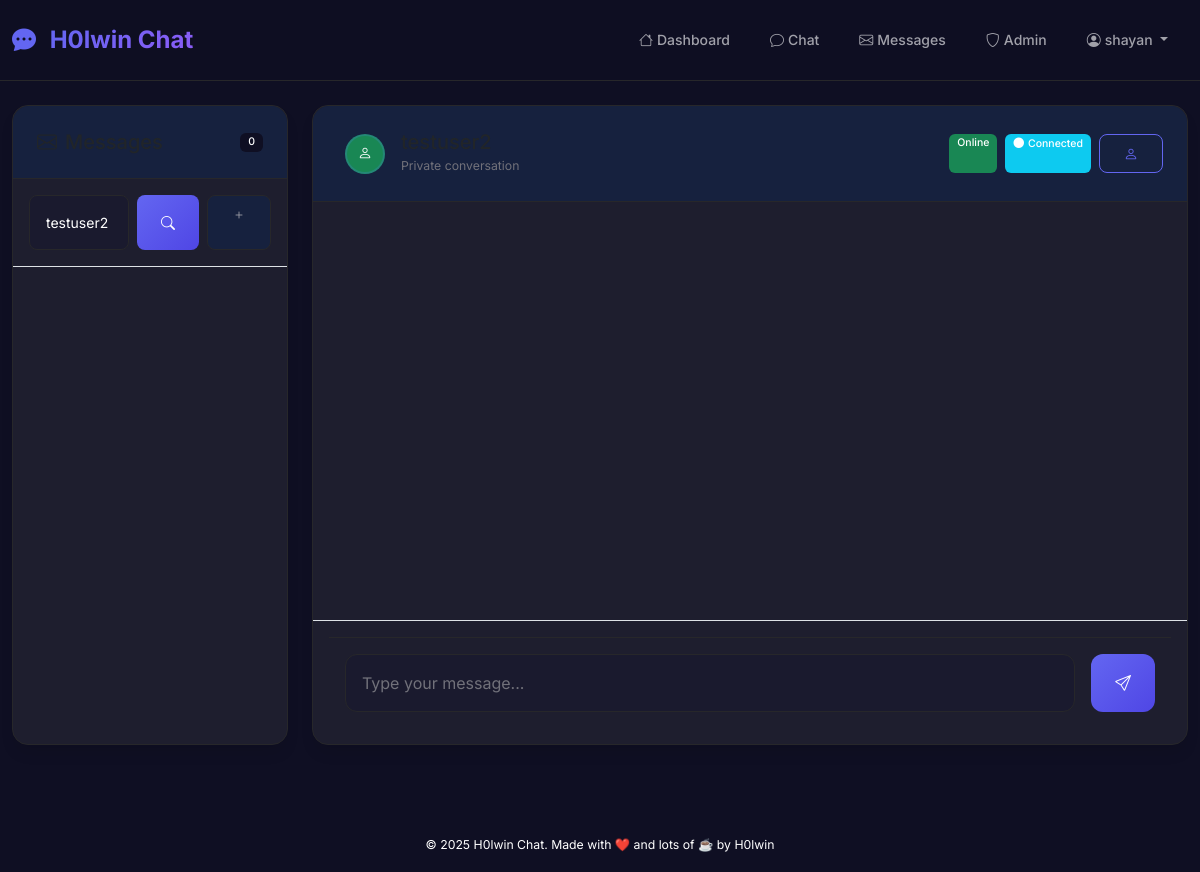
The app's page /pm/testuser2 (signed in) with its own data.
### tables this page shows
CREATE TABLE settings (
            key TEXT PRIMARY KEY,
            value TEXT
        );

CREATE TABLE "users" (
                    id INTEGER PRIMARY KEY AUTOINCREMENT,
                    username TEXT UNIQUE NOT NULL,
                    email TEXT UNIQUE NOT NULL,
                    hashed_password TEXT NOT NULL,
                    is_admin INTEGER DEFAULT 0,
                    created_at TIMESTAMP DEFAULT CURRENT_TIMESTAMP
                , display_name TEXT, bio TEXT, birth_date DATE, profile_image TEXT, last_seen TIMESTAMP);

### backend/app.py (the view)
@app.route('/pm/<username>')
@login_required
def pm_chat(username):
    if username == current_user.username:
        flash('Cannot send private messages to yourself.', 'warning')
        return redirect(url_for('pm_index'))
    target_user = get_user_by_username(username)
    if not target_user:
        flash('User not found.', 'danger')
        return redirect(url_for('pm_index'))
    return render_template('pm.html', target_username=target_user.username)

### backend/app.py (called while the page is built)
@login_manager.user_loader
def load_user(user_id):
    return get_user_by_id(user_id)

def get_db():
    db_path = os.path.join(os.path.dirname(__file__), 'db', 'chatroom.db')
    return sqlite3.connect(db_path)

def get_setting(key, default=None):
    with get_db() as conn:
        cur = conn.cursor()
        cur.execute('SELECT value FROM settings WHERE key = ?', (key,))
        row = cur.fetchone()
        return row[0] if row else default

@app.context_processor
def inject_site_name():
    site_name = get_setting('site_name', 'ChatRoom')
    return dict(site_name=site_name)

### backend/auth.py (called while the page is built)
def get_user_by_id(user_id):
    conn = sqlite3.connect(DB_PATH)
    cur = conn.cursor()
    cur.execute('''SELECT id, username, email, hashed_password, is_admin, created_at,
                   display_name, bio, birth_date, profile_image FROM users WHERE id = ?''', (user_id,))
    row = cur.fetchone()
    conn.close()
    if row:
        return User(*row)
    return None

def get_user_by_username(username):
    conn = sqlite3.connect(DB_PATH)
    cur = conn.cursor()
    cur.execute('''SELECT id, username, email, hashed_password, is_admin, created_at,
                   display_name, bio, birth_date, profile_image FROM users WHERE username = ?''', (username,))
    row = cur.fetchone()
    conn.close()
    if row:
        return User(*row)
    return None

### frontend/templates/pm.html (shortened to what this page needs)
{% extends 'base.html' %}
{% block content %}
<div class="container-fluid">
    <div class="row">
        <div class="col-md-4 col-lg-3">
            <div class="card h-100" style="min-height: 80vh;">
                <div class="card-header d-flex justify-content-between align-items-center">
                    <h5 class="mb-0">
                        <i class="bi bi-envelope me-2"></i>Messages
                    </h5>
                    <span class="badge bg-primary" id="chat-count">0</span>
                </div>
                <div class="card-body p-0">
                    <div class="p-3 border-bottom">
                        <form id="user-search-form" class="d-flex gap-2">
                            <input type="text" id="user-search-input" class="form-control form-control-sm"
                                   placeholder="Search user..." value="{{ target_username or '' }}" required>
                            <button class="btn btn-sm btn-primary" type="submit">
                                <i class="bi bi-search"></i>
                            </button>
                            {% if target_username %}
                            <a href="/pm" class="btn btn-sm btn-secondary btn-plus" title="New Chat">
                                <i class="bi bi-plus"></i>
                            </a>
                            {% endif %}
                        </form>
                    </div>
                </div>
            </div>
        </div>
        <div class="col-md-8 col-lg-9">
            {% if target_username %}
            <div class="card h-100" style="min-height: 80vh;">
                <div class="card-header d-flex justify-content-between align-items-center">
                    <div class="d-flex align-items-center">
                        <div class="avatar-sm bg-success rounded-circle d-flex align-items-center justify-content-center me-3">
                            <i class="bi bi-person text-white"></i>
                        </div>
                        <div>
                            <h5 class="mb-0">{{ target_username }}</h5>
                            <small class="text-muted">Private conversation</small>
                        </div>
                    </div>
                    <div class="d-flex gap-2">
                        <span class="badge bg-success" id="pm-status">Online</span>
                        <span class="badge bg-info" id="connection-status">
                            <i class="bi bi-circle-fill me-1"></i>Connected
                        </span>
                        <a href="/user/{{ target_username }}" class="btn btn-sm btn-outline-primary">
                            <i class="bi bi-person"></i>
                        </a>
                    </div>
                </div>
                <div class="card-body p-0 d-flex flex-column" style="height: calc(80vh - 120px);">
                    <div id="chat-box" class="flex-grow-1 p-3" style="overflow-y: auto;">
                    </div>
                    <div class="border-top p-3">
                        <form id="chat-form" class="d-flex gap-2">
                            <input type="text" id="message-input" class="form-control"
                                   placeholder="Type your message..." autocomplete="off" required>
                            <button type="submit" class="btn btn-primary">
                                <i class="bi bi-send"></i>
                            </button>
                        </form>
                    </div>
                </div>
            </div>
            {% endif %}
        </div>
    </div>
</div>
{% endblock %}

### frontend/templates/base.html (shortened to what this page needs)
<!DOCTYPE html>
<html lang="en">
<head>
    <link href="https://cdn.jsdelivr.net/npm/bootstrap@5.3.2/dist/css/bootstrap.min.css" rel="stylesheet">
    <link href="https://cdn.jsdelivr.net/npm/bootstrap-icons@1.11.3/font/bootstrap-icons.min.css" rel="stylesheet">
    <link href="/static/css/main.css" rel="stylesheet">
    <link href="/static/css/rtl-support.css" rel="stylesheet">
    <link href="/static/css/spacing.css" rel="stylesheet">
</head>
<body class="app-body">
    <nav class="navbar navbar-expand-lg navbar-dark app-navbar">
        <div class="container-fluid">
            <a class="navbar-brand" href="/">
                <i class="bi bi-chat-dots-fill me-2"></i>
                <span class="brand-text">{{ site_name }}</span>
            </a>
            <div class="collapse navbar-collapse" id="navbarNav">
                <ul class="navbar-nav ms-auto">
                    {% if current_user.is_authenticated %}
                        <li class="nav-item">
                            <a class="nav-link" href="/dashboard">
                                <i class="bi bi-house me-1"></i>Dashboard
                            </a>
                        </li>
                        <li class="nav-item">
                            <a class="nav-link" href="/chat">
                                <i class="bi bi-chat me-1"></i>Chat
                            </a>
                        </li>
                        <li class="nav-item">
                            <a class="nav-link" href="/pm">
                                <i class="bi bi-envelope me-1"></i>Messages
                            </a>
                        </li>
                        {% if current_user.is_admin %}
                        <li class="nav-item">
                            <a class="nav-link admin-link" href="/admin">
                                <i class="bi bi-shield me-1"></i>Admin
                            </a>
                        </li>
                        {% endif %}
                        <li class="nav-item dropdown">
                            <a class="nav-link dropdown-toggle" href="#" role="button" data-bs-toggle="dropdown">
                                <i class="bi bi-person-circle me-1"></i>{{ current_user.username }}
                            </a>
                        </li>
                    {% endif %}
                </ul>
            </div>
        </div>
    </nav>
    <main class="app-main">
        {% block content %}{% endblock %}
    </main>
    <footer class="app-footer text-center py-3 mt-5">
        <small>
            © 2025 {{ site_name }}. Made with ❤️ and lots of ☕ by H0lwin
        </small>
    </footer>
    <div class="toast-container position-fixed bottom-0 end-0 p-3" style="z-index: 1100;">
    </div>
</body>
</html>

### frontend/static/css/main.css (style rules this page uses)
:root { --primary-color: #6366f1; --primary-dark: #4f46e5; --secondary-color: #8b5cf6; --accent-color: #06b6d4; --success-color: #10b981; --warning-color: #f59e0b; --danger-color: #ef4444; --bg-primary: #0f0f23; --bg-secondary: #1a1a2e; --bg-tertiary: #16213e; --bg-card: #1e1e2e; --bg-navbar: rgba(15, 15, 35, 0.95); --bg-overlay: rgba(0, 0, 0, 0.5); --text-primary: #ffffff; --text-secondary: #a1a1aa; --text-muted: #71717a; --text-inverse: #000000; --border-color: #27272a; --border-light: #3f3f46; --border-focus: #6366f1; --shadow-sm: 0 1px 2px 0 rgba(0, 0, 0, 0.05); --shadow-md: 0 4px 6px -1px rgba(0, 0, 0, 0.1); --shadow-lg: 0 10px 15px -3px rgba(0, 0, 0, 0.1); --shadow-xl: 0 20px 25px -5px rgba(0, 0, 0, 0.1); --spacing-xs: 0.25rem; --spacing-sm: 0.5rem; --spacing-md: 1rem; --spacing-lg: 1.5rem; --spacing-xl: 2rem; --spacing-2xl: 3rem; --spacing-3xl: 4rem; --message-padding-x: 1.25rem; --message-padding-y: 1rem; --message-margin-bottom: 1.5rem; --message-gap: 1rem; --radius-sm: 0.375rem; --radius-md: 0.5rem; --radius-lg: 0.75rem; --radius-xl: 1rem; --radius-2xl: 1.5rem; --transition-fast: 0.15s ease-in-out; --transition-normal: 0.3s ease-in-out; --transition-slow: 0.5s ease-in-out; }
* { margin: 0; padding: 0; box-sizing: border-box; }
body { font-family: 'Inter', -apple-system, BlinkMacSystemFont, 'Segoe UI', Roboto, sans-serif; font-size: 14px; line-height: 1.6; color: var(--text-primary); background: var(--bg-primary); overflow-x: hidden; }
.app-body { min-height: 100vh; display: flex; flex-direction: column; }
.app-navbar { background: var(--bg-navbar); backdrop-filter: blur(10px); border-bottom: 1px solid var(--border-color); padding: var(--spacing-md) 0; position: sticky; top: 0; z-index: 1000; }
.app-main { flex: 1; padding: var(--spacing-lg) 0; }
.navbar-brand { font-weight: 700; font-size: 1.5rem; color: var(--primary-color) !important; text-decoration: none; }
.brand-text { background: linear-gradient(135deg, var(--primary-color), var(--secondary-color)); -webkit-background-clip: text; -webkit-text-fill-color: transparent; background-clip: text; }
.navbar-nav .nav-link { color: var(--text-secondary) !important; font-weight: 500; padding: var(--spacing-sm) var(--spacing-md) !important; border-radius: var(--radius-md); transition: var(--transition-fast); margin: 0 var(--spacing-xs); }
.admin-link { color: var(--warning-color) !important; }
.card { background: var(--bg-card); border: 1px solid var(--border-color); border-radius: var(--radius-xl); box-shadow: var(--shadow-lg); transition: var(--transition-normal); }
.card-header { background: var(--bg-tertiary); border-bottom: 1px solid var(--border-color); border-radius: var(--radius-xl) var(--radius-xl) 0 0 !important; padding: var(--spacing-lg); }
.card-body { padding: var(--spacing-lg); }
.form-control, .form-select { background: var(--bg-secondary); border: 1px solid var(--border-color); color: var(--text-primary); border-radius: var(--radius-md); padding: var(--spacing-md); font-size: 14px; transition: var(--transition-fast); }
.form-control::placeholder { color: var(--text-muted); }
.btn { font-weight: 500; border-radius: var(--radius-md); padding: var(--spacing-sm) var(--spacing-lg); transition: var(--transition-fast); border: none; cursor: pointer; }
.btn-primary { background: linear-gradient(135deg, var(--primary-color), var(--primary-dark)); color: white; }
.btn-secondary { background: var(--bg-tertiary); color: var(--text-secondary); border: 1px solid var(--border-color); }
.btn-outline-primary { border: 1px solid var(--primary-color); color: var(--primary-color); background: transparent; }
.badge { font-weight: 500; border-radius: var(--radius-sm); padding: var(--spacing-xs) var(--spacing-sm); }
.text-muted { color: var(--text-muted) !important; }
.bg-primary { background: var(--bg-primary) !important; }
.avatar-sm { width: 40px; height: 40px; font-size: 0.875rem; flex-shrink: 0; border: 2px solid rgba(79, 140, 255, 0.2); transition: border-color 0.2s ease; margin: 0 var(--spacing-sm); }

### frontend/static/css/rtl-support.css (style rules this page uses)
#chat-box { padding: var(--spacing-lg) var(--spacing-md); }

### frontend/templates/pm.html (style rules this page uses)
#chat-box { scrollbar-width: thin; scrollbar-color: var(--border-color) transparent; }

### records on screen
settings: value "H0lwin Chat"
users: username "shayan"
users: username "testuser2"
